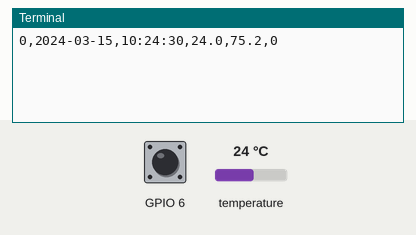
A program run on a simulated Raspberry Pi (BCM pin numbers). Parts: the last lines printed to the terminal. Inputs (shaded band) come from the test bench; at power-on: temperature 24 °C, GPIO 6 LOW. The clock reads 2024-03-15 10:24:30 at power-on unless the program sets it; files the program writes start out absent.

Above: at 1.2 s.
1.3 s: temperature set to 12 °C
At 3.5 s:
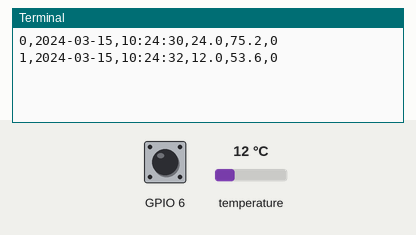
3.8 s: GPIO 6 pulled HIGH for 2.15 s
At 5.7 s:
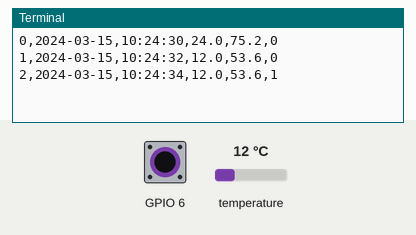
7.4 s: temperature set to 19 °C
At 8.4 s:
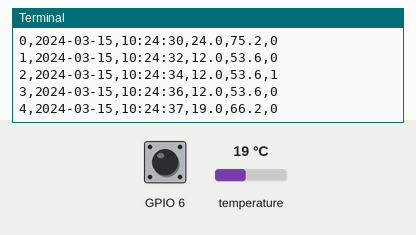
9.9 s: GPIO 6 pulled HIGH for 2.15 s
At 12.4 s:
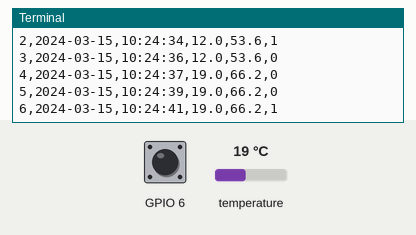
Timing chart, 0 to 13.9 s (numbered marks = the images above; inputs shaded):
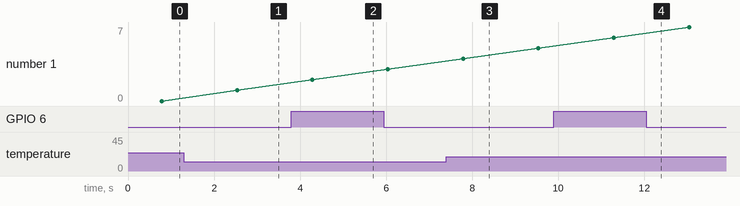

The program:

logger.py
```python
# Set up the imports
import os
import glob
import time
import datetime
import RPi.GPIO as GPIO

# When the script launches, make sure that the one wire modules are loaded
os.system('modprobe w1-gpio')
os.system('modprobe w1-therm')

 # Then find all of the DS18B20 devices hooked up
base_dir = '/sys/bus/w1/devices/'
device_folder = glob.glob(base_dir + '28*')[0]
device_file = device_folder + '/w1_slave'


# Now set up the pins for our power detection mechanism
GPIO.setmode(GPIO.BCM)
GPIO.setup(6, GPIO.IN, pull_up_down=GPIO.PUD_DOWN)


def outlet_powered():
    return GPIO.input(6)

def read_temp_raw():
    f = open(device_file, 'r')
    lines = f.readlines()
    f.close()
    return lines

def read_temp():
    lines = read_temp_raw()
    while lines[0].strip()[-3:] != 'YES':
        time.sleep(0.2)
        lines = read_temp_raw()
    equals_pos = lines[1].find('t=')
    if equals_pos != -1:
        temp_string = lines[1][equals_pos+2:]
        temp_c = float(temp_string) / 1000.0
        temp_f = temp_c * 9.0 / 5.0 + 32.0
        return temp_c, temp_f

# Ok, now let's set up the main loop
i = 0
fname = "{0}.txt".format(datetime.datetime.now().strftime("%Y%m%d-%H%M%S"))
f = open(fname, 'w')
f.write("Loop,Date,Time,Temp_C,Temp_F,Powered\n")
while True:
    temp_c, temp_f = read_temp()

    today_date = datetime.datetime.now()

    # The log string is {Loop},{Date},{Time},{Temp_C},{Temp_F},{Powered}
    log_string = "{0},{1},{2},{3},{4},{5}\n".format(i, today_date.strftime("%Y-%m-%d"), today_date.strftime("%H:%M:%S"),
                                                  temp_c, temp_f, outlet_powered())
    f.write(log_string)
    print(log_string[:(log_string.__len__()-1)])
    i=i+1
    time.sleep(1)

f.close()
```

Measured:
- after the input at 1.3 s, the terminal: prints a new line after 1.2 s (image 1)
- after the input at 3.8 s, the terminal: prints a new line after 0.49 s (image 2)
- after the input at 7.4 s, the terminal: prints a new line after 0.39 s (image 3)
- after the input at 9.9 s, the terminal: prints a new line after 1.4 s (image 4)
